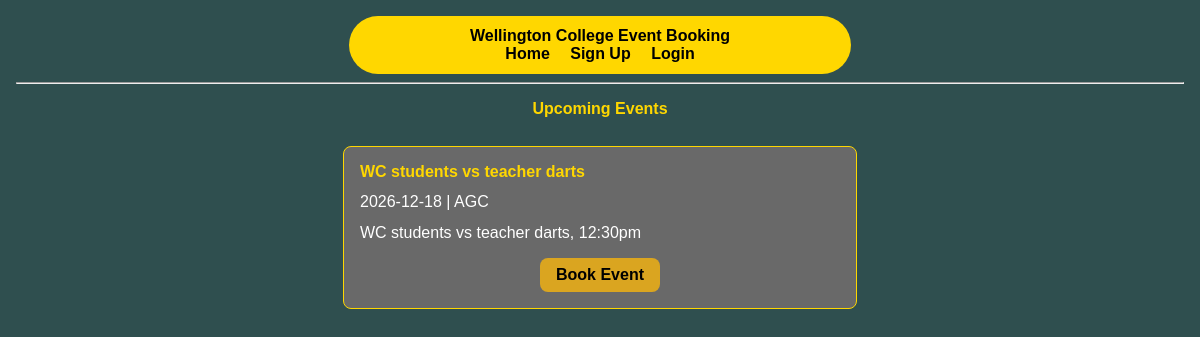
Before: / with the older database file.
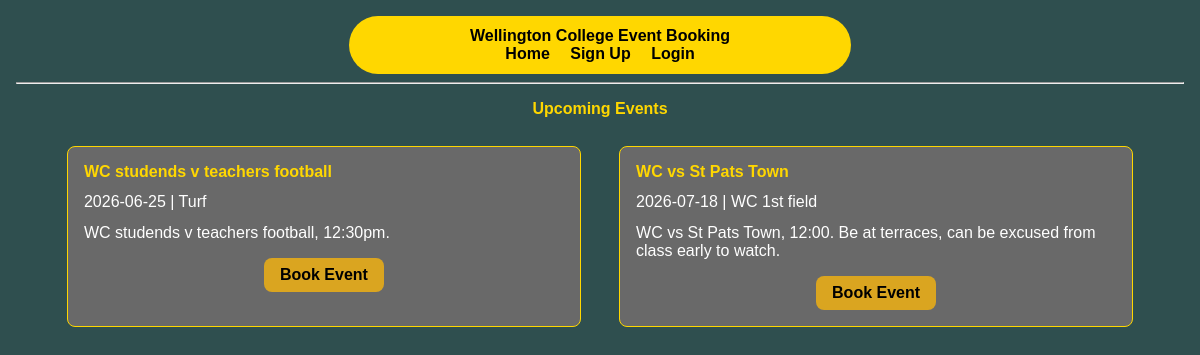
After: the same page with the newer database file.
### tables this page shows
CREATE TABLE "events"
(
    event_id          INTEGER
        primary key autoincrement,
    event_name        TEXT    not null,
    event_date        TEXT    not null,
    event_location    TEXT    not null,
    event_description TEXT    not null,
    fk_user_id        INTEGER not null,
    event_capacity    INTEGER not null
);

### app.py (the view)
@app.route('/')
def home():
    con = connect_db()
    cur = con.cursor()
    query = "SELECT * FROM events"
    cur.execute(query)
    event_list = cur.fetchall()
    con.close()
    return render_template("home.html", event_list=event_list)

### app.py (called while the page is built)
def connect_db():
    con = sqlite3.connect("identifier.sqlite")
    con.row_factory = sqlite3.Row
    return con

### templates/home.html (shortened to what this page needs)
{% extends "base.html" %}
{%  block content %}
<h2>Upcoming Events</h2>
{% if event_list|length == 0 %}
    <div style="margin: auto; text-align: center">
        <p>No events available yet. Please check later.</p>
    </div>
{% else %}
<div class="event-container">
{% for event in event_list %}
    <div class="page-box">
        <div class="form-group">
            <div class="form-label">
                <b>{{ event["event_name"] }}</b>
            </div>
        </div>
        <div class="form-group">
            {{ event["event_date"] }} | {{ event["event_location"] }}
        </div>
        <div class="form-group">
            {{ event["event_description"] }}
        </div>
        <div class="button-group">
            <a class="action-btn" href="/book_event/{{ event['event_id'] }}">Book Event</a>
        </div>
    </div>
{% endfor %}
</div>
{% endif %}
{% endblock %}

### templates/base.html (shortened to what this page needs)
<!DOCTYPE html>
<html lang="en">
<head>
</head>
<body>
<div class="nav">
    <div class="nav-left">
        <a href="/">Wellington College Event Booking</a>
    </div>
    <div class="nav-right">
        <a href="/">Home</a>
        {% if session.get('user_id') == None %}
            <a href="/signup">Sign Up</a>
            <a href="/login">Login</a>
        {% endif %}
    </div>
</div>
    <hr>
    {% block content %}{% endblock %}
</body>
</html>

### templates/base.html (style rules this page uses)
body { font-family: Verdana, Arial, sans-serif; background-color: darkslategray; margin: 0; padding: 1rem; }
h2 { text-align: center; font-size: 1rem; margin: 1rem; color: gold; }
.nav { background-color: gold; text-align: center; padding: 0.7rem; width: 30rem; margin-left: auto; margin-right: auto; border-radius: 2rem; }
.nav a { margin: 0.5rem; color: black; font-weight: bold; text-decoration: none; }
.event-container { width: 70rem; margin: auto; display: flex; flex-wrap: wrap; justify-content: space-evenly; }
.page-box { background-color: dimgrey; border: 0.06rem solid gold; width: 30rem; padding: 1rem; margin: 0.7rem; border-radius: 0.5rem; }
.form-group { margin-bottom: 0.8rem; color: white; }
.form-label { font-weight: bold; margin-bottom: 0.2rem; color: gold; }
a { color: darkblue; }
.button-group { margin-top: 1rem; text-align: center; }
.action-btn { display: inline-block; padding: 0.5rem 1rem; background-color: goldenrod; color: black !important; text-decoration: none; border-radius: 0.5rem; font-weight: bold; }

Changed rows visible on the page:
removed events: event_name "WC students vs teacher darts", event_date "2026-12-18", event_location "AGC", event_description "WC students vs teacher darts, 12:30pm"
added events: event_name "WC studends v teachers football", event_date "2026-06-25", event_location "Turf", event_description "WC studends v teachers football, 12:30pm."
added events: event_name "WC vs St Pats Town", event_date "2026-07-18", event_location "WC 1st field", event_description "WC vs St Pats Town, 12:00. Be at terraces, can be excused from class early to watch."
